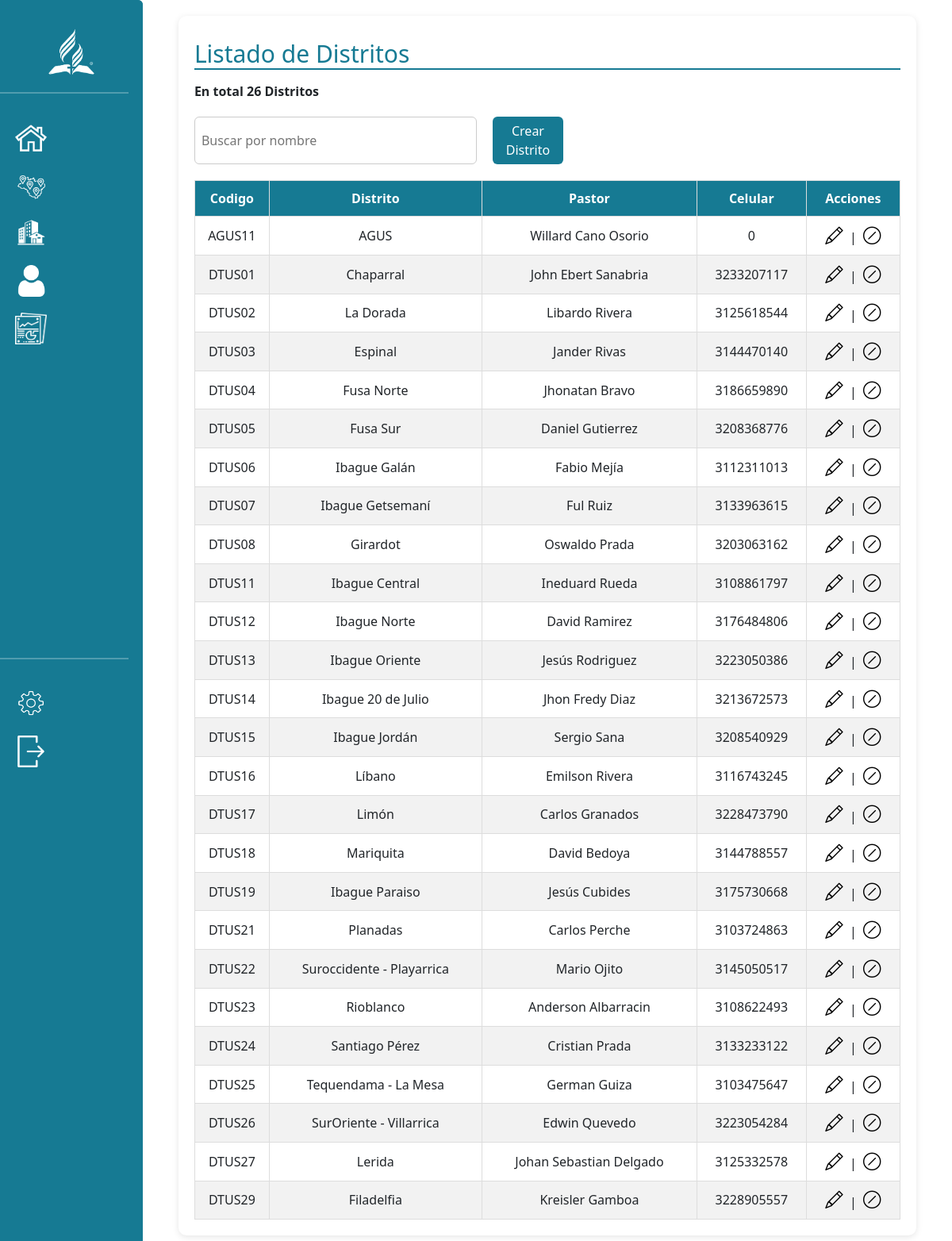
The app's page /roles/admin/distritos.php (signed in) with its own data.
### tables this page shows
CREATE TABLE `distrito` (
  `id_distrito` int(11) NOT NULL,
  `cod_distrito` varchar(50) NOT NULL,
  `nom_distrito` varchar(120) NOT NULL,
  `pastor` varchar(500) NOT NULL,
  `telefono_pr` bigint(11) NOT NULL,
  `id_estado` int(11) NOT NULL
);

### roles/admin/distritos.php (the view, shortened to what this page needs)
<?php
$conexion = new database;
$con = $conexion->conectar();
$conteo = $con->prepare("SELECT COUNT(*) FROM distrito");
$conteo->execute();
$total = $conteo->fetchColumn();
$distritos = $con->prepare("SELECT * FROM distrito WHERE id_estado = 1 ORDER BY cod_distrito ASC");
$distritos->execute();
$distritos = $distritos->fetchAll(PDO::FETCH_ASSOC);
?><!DOCTYPE html>
<html>
<head>
    <link rel="stylesheet" href="css/distritos.css">
    <link href="https://cdn.jsdelivr.net/npm/bootstrap@5.3.3/dist/css/bootstrap.min.css" rel="stylesheet">
</head>
<body>
    <div class="container_grid">
        <aside class="aside_barra">
        <?php include ('asideBar/asideBar.php') ?>
        </aside>
        <main class="grid_contenido_plantilla">
        <div class="contenedor">
                <h2>Listado de Distritos</h2>
                <p style="font-weight:bold;">En total <?= $total?> Distritos</p>
                <div class="filtros">
                    <input type="text" id="buscador" placeholder="Buscar por nombre">
                    <button type="button" class="btn btn-primary btn_all" data-bs-toggle="modal" data-bs-target="#agregar">Crear Distrito</button>
                </div>
                <table id="tabla" class="tabla">
                    <thead>
                        <tr>
                            <th>Codigo</th>
                            <th>Distrito</th>
                            <th>Pastor</th>
                            <th>Celular</th>
                            <th>Acciones</th>
                        </tr>
                    </thead>
                    <tbody>
                    <?php foreach($distritos as $distrito): ?>
                        <tr>
                            <td><?= $distrito['cod_distrito'] ?></td>
                            <td><?= $distrito["nom_distrito"] ?></td>
                            <td><?= $distrito["pastor"] ?></td>
                            <td><?= $distrito["telefono_pr"]?></td>
                            <td>
                                <a href="?codigo=<?= $distrito['cod_distrito'] ?>" class="btn_editar" style="font-size: 1.4rem;">
                                    <i class="bi bi-pencil"></i>
                                </a>
                                |
                                <a href="#" class="btn_editar" onclick="confirmar_delete('<?= $distrito['cod_distrito'] ?>','<?= $distrito['nom_distrito'] ?>')">
                                    <i class="bi bi-slash-circle" style="font-size: 1.4rem;" title="Inhabilitar"></i>
                                </a>
                            </td>
                        </tr>
                    <?php endforeach; ?>
                    </tbody>
                </table>
            </div>
        </main>
    </div>
</body>
</html>

### roles/admin/css/distritos.css (style rules this page uses)
* { margin: 0; padding: 0; }
.container_grid { display: grid; grid-template-areas: "sidebar main"; grid-template-columns: auto 1fr; grid-template-rows: auto; width: 100vw; height: 100vh; }
.grid_contenido_plantilla { grid-area: main; padding: 2%; overflow: auto; height: 100vh; }
.aside_barra { grid-area: sidebar; }
.contenedor { max-width: 95%; margin: auto; background: white; padding: 20px; border-radius: 10px; box-shadow: 0px 2px 8px rgba(0, 0, 0, 0.1); }
.contenedor h2 { margin-bottom: 15px; margin-top: 10px; font-size: 30px; color: #167a93; border-bottom: 2px solid #167a93; }
.filtros { display: grid; grid-template-columns: 40% 10%; gap: 20px; margin-top: 20px; margin-bottom: 20px; }
.filtros input, .filtros select { padding: 8px; border: 1px solid #ccc; border-radius: 6px; outline: none; }
.btn_all { background-color: #167a93 !important; color: white !important; border: none !important; }
.tabla { width: 100%; }
.tabla thead { background: #167a93; color: white; }
.tabla th, .tabla td { height: 45px; padding: 3px; border: 1px solid #ddd; text-align: center; align-items: center; vertical-align: middle; }
#tabla tbody tr:nth-child(even) { background: #f2f2f2; }
.btn_editar { display: inline-block; padding: 4px; color: black; border-radius: 5px; transition: transform 0.3s ease; background: transparent; border: none; }

### roles/admin/asideBar/asidebar.css (style rules this page uses)
a { color: white; text-decoration: none; }
aside { height: clamp(600px, 100%, 100%); border-top-right-radius: 6px; display: flex; flex-direction: column; align-items: self-start; background-color: #167a93; width: 81px; transition: 0.5s; }

### records on screen
distrito: cod_distrito "AGUS11", nom_distrito "AGUS", pastor "Willard Cano Osorio", telefono_pr "0"
distrito: cod_distrito "DTUS01", nom_distrito "Chaparral", pastor "John Ebert Sanabria", telefono_pr "3233207117"
distrito: cod_distrito "DTUS02", nom_distrito "La Dorada", pastor "Libardo Rivera", telefono_pr "3125618544"
distrito: cod_distrito "DTUS03", nom_distrito "Espinal", pastor "Jander Rivas", telefono_pr "3144470140"
distrito: cod_distrito "DTUS04", nom_distrito "Fusa Norte", pastor "Jhonatan Bravo", telefono_pr "3186659890"
distrito: cod_distrito "DTUS05", nom_distrito "Fusa Sur", pastor "Daniel Gutierrez", telefono_pr "3208368776"
distrito: cod_distrito "DTUS06", nom_distrito "Ibague Galán", pastor "Fabio Mejía", telefono_pr "3112311013"
distrito: cod_distrito "DTUS07", nom_distrito "Ibague Getsemaní", pastor "Ful Ruiz", telefono_pr "3133963615"
distrito: cod_distrito "DTUS08", nom_distrito "Girardot", pastor "Oswaldo Prada", telefono_pr "3203063162"
distrito: cod_distrito "DTUS11", nom_distrito "Ibague Central", pastor "Ineduard Rueda", telefono_pr "3108861797"
distrito: cod_distrito "DTUS12", nom_distrito "Ibague Norte", pastor "David Ramirez", telefono_pr "3176484806"
distrito: cod_distrito "DTUS13", nom_distrito "Ibague Oriente", pastor "Jesús Rodriguez", telefono_pr "3223050386"
distrito: cod_distrito "DTUS14", nom_distrito "Ibague 20 de Julio", pastor "Jhon Fredy Diaz", telefono_pr "3213672573"
distrito: cod_distrito "DTUS15", nom_distrito "Ibague Jordán", pastor "Sergio Sana", telefono_pr "3208540929"
distrito: cod_distrito "DTUS16", nom_distrito "Líbano", pastor "Emilson Rivera", telefono_pr "3116743245"
distrito: cod_distrito "DTUS17", nom_distrito "Limón", pastor "Carlos Granados", telefono_pr "3228473790"
distrito: cod_distrito "DTUS18", nom_distrito "Mariquita", pastor "David Bedoya", telefono_pr "3144788557"
distrito: cod_distrito "DTUS19", nom_distrito "Ibague Paraiso", pastor "Jesús Cubides", telefono_pr "3175730668"
distrito: cod_distrito "DTUS21", nom_distrito "Planadas", pastor "Carlos Perche", telefono_pr "3103724863"
distrito: cod_distrito "DTUS22", nom_distrito "Suroccidente - Playarrica", pastor "Mario Ojito", telefono_pr "3145050517"
distrito: cod_distrito "DTUS23", nom_distrito "Rioblanco", pastor "Anderson Albarracin", telefono_pr "3108622493"
distrito: cod_distrito "DTUS24", nom_distrito "Santiago Pérez", pastor "Cristian Prada", telefono_pr "3133233122"
distrito: cod_distrito "DTUS25", nom_distrito "Tequendama - La Mesa", pastor "German Guiza", telefono_pr "3103475647"
distrito: cod_distrito "DTUS26", nom_distrito "SurOriente - Villarrica", pastor "Edwin Quevedo", telefono_pr "3223054284"
distrito: cod_distrito "DTUS27", nom_distrito "Lerida", pastor "Johan Sebastian Delgado", telefono_pr "3125332578"
distrito: cod_distrito "DTUS29", nom_distrito "Filadelfia", pastor "Kreisler Gamboa", telefono_pr "3228905557"

### other values on screen
$total "26"
